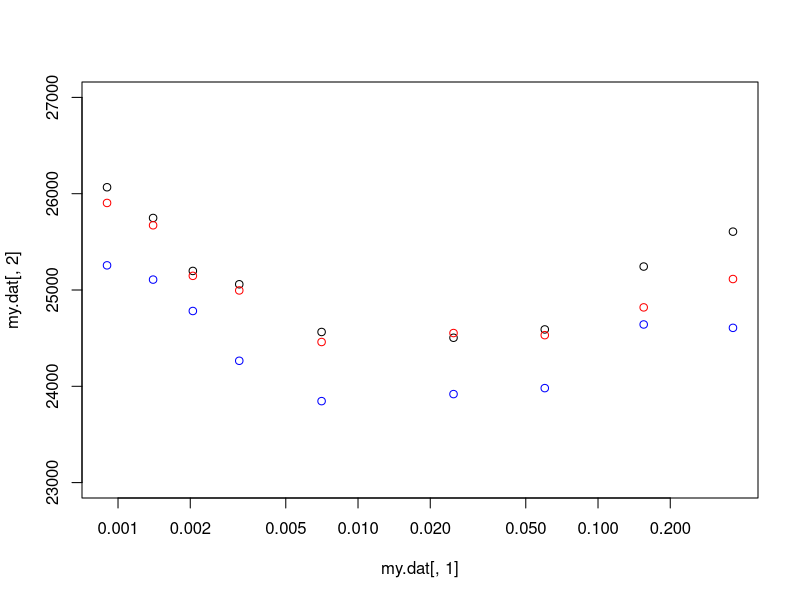
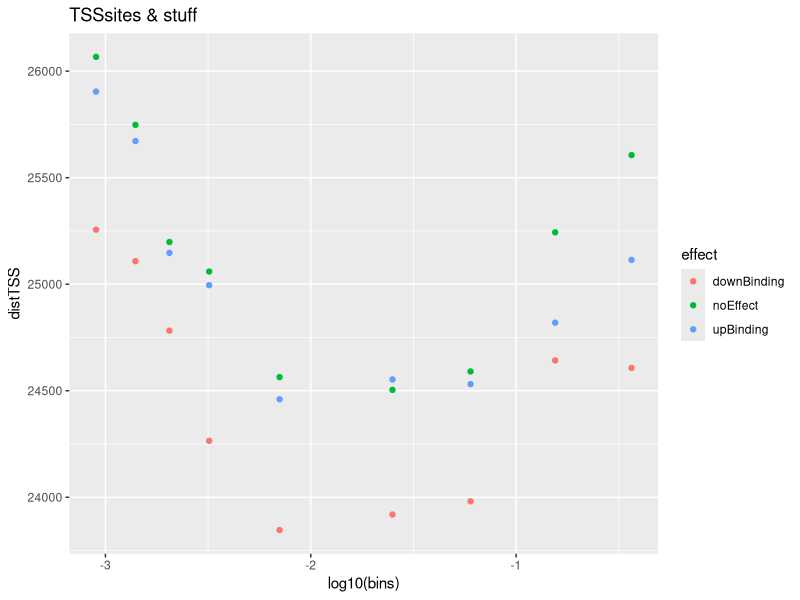
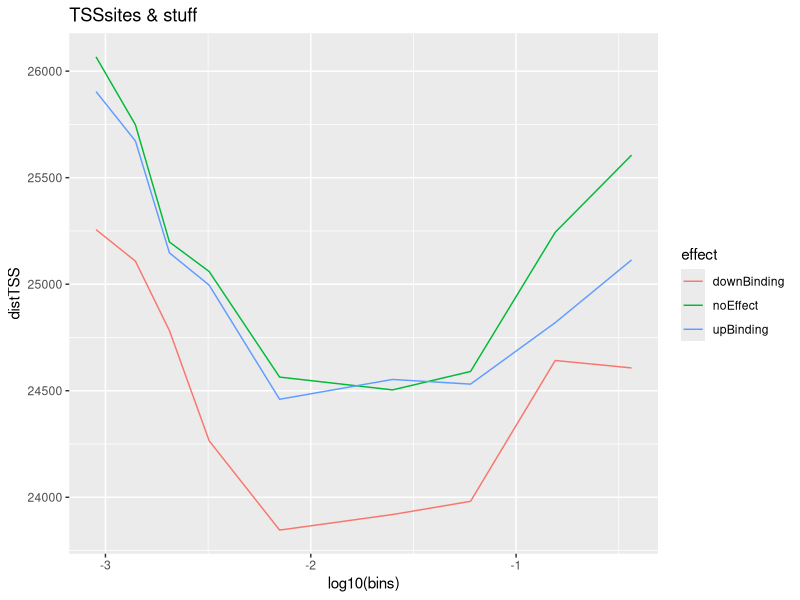
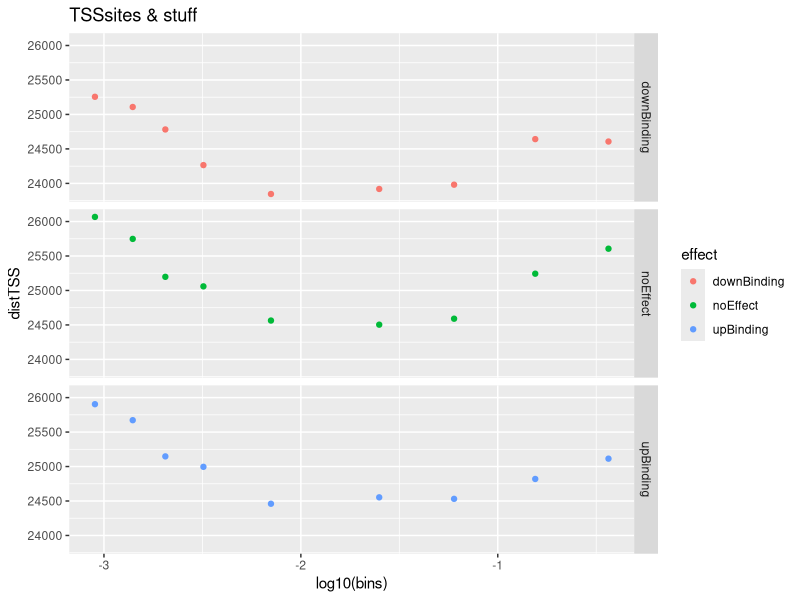
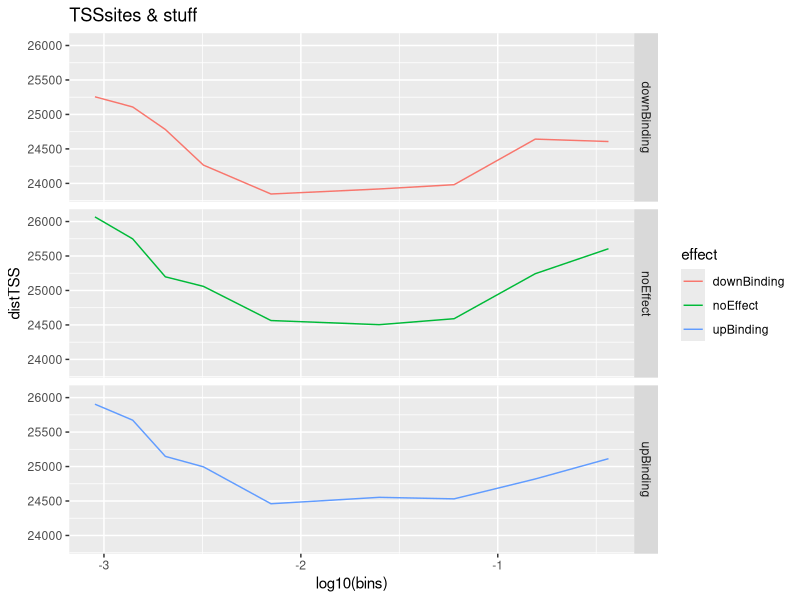

Write R code to recreate these figures, in order.
## GGPlot2 examples
setwd('/your/working/directory/')

## 1.) let's import and plot these three series 
my.dat <- read.table('tss.txt', header=TRUE, sep='\t')

## 2.) plot these data using base plot
plot(my.dat[, 1], my.dat[, 2], log='x', ylim=c(23000, 27000))
points(my.dat[, 1], my.dat[, 3], col='red')
points(my.dat[, 1], my.dat[, 4], col='blue')

## what would this look like in ggplot2?
require('ggplot2')

## 3.) casting data from wide to long 
## Think for a moment about how to make this data set 'long'.
## Rather than a row of data with a data point for each measure 
## noEffect, upBinding, and downBinding.... lets flatten all of
## that data into one long vector and add a variable to indicate
## noEffect, upBinding, and downBinding.

## Identifiers: make a vector of identifiers for each column of data
## GOTCHA'S ggplot2 uses factors, so....
n.obs <- dim(my.dat)[1]
effect <- as.factor(c(rep('noEffect', n.obs), rep('upBinding', n.obs), rep('downBinding', n.obs)))

## Y values: now concatonate the data into one long vector
distTSS <- c(my.dat$noEffect, my.dat$upBinding, my.dat$downBinding)

## X values: now repeat the original vecotr of x values three times, so the above data
## has corresponding x values
bins <- rep(my.dat[, 1], 3)

## combine the x.vals, y.vals, and identifiers into 1 long data set!
## GOTCHA'S ggplot2 acts on data.frames 
long.dat <- data.frame(bins, distTSS, effect)

## compare the two, does everything match up?
long.dat; my.dat

## there are faster ways to 'melt' this data set from wide to long, using packages such as plyr, 
## but it is good to learn how to do things without packages

## 4.) let's ggplot
## open a new window so we can compare the new and old plots
quartz()	
## make a plotting object
my.plot <- ggplot(long.dat, aes(x=log10(bins), y=distTSS))
## make a simple dot plot
my.plot + geom_point(aes(colour=effect)) + ggtitle('TSSsites & stuff')
## perhaps a line plot?
my.plot + geom_line(aes(colour=effect)) + ggtitle('TSSsites & stuff')
## three different plots rather than three lines on one plot
my.plot + geom_point(aes(colour=effect)) + ggtitle('TSSsites & stuff') + facet_grid( effect ~.)
my.plot + geom_line(aes(colour=effect)) + ggtitle('TSSsites & stuff') + facet_grid( effect ~.)
